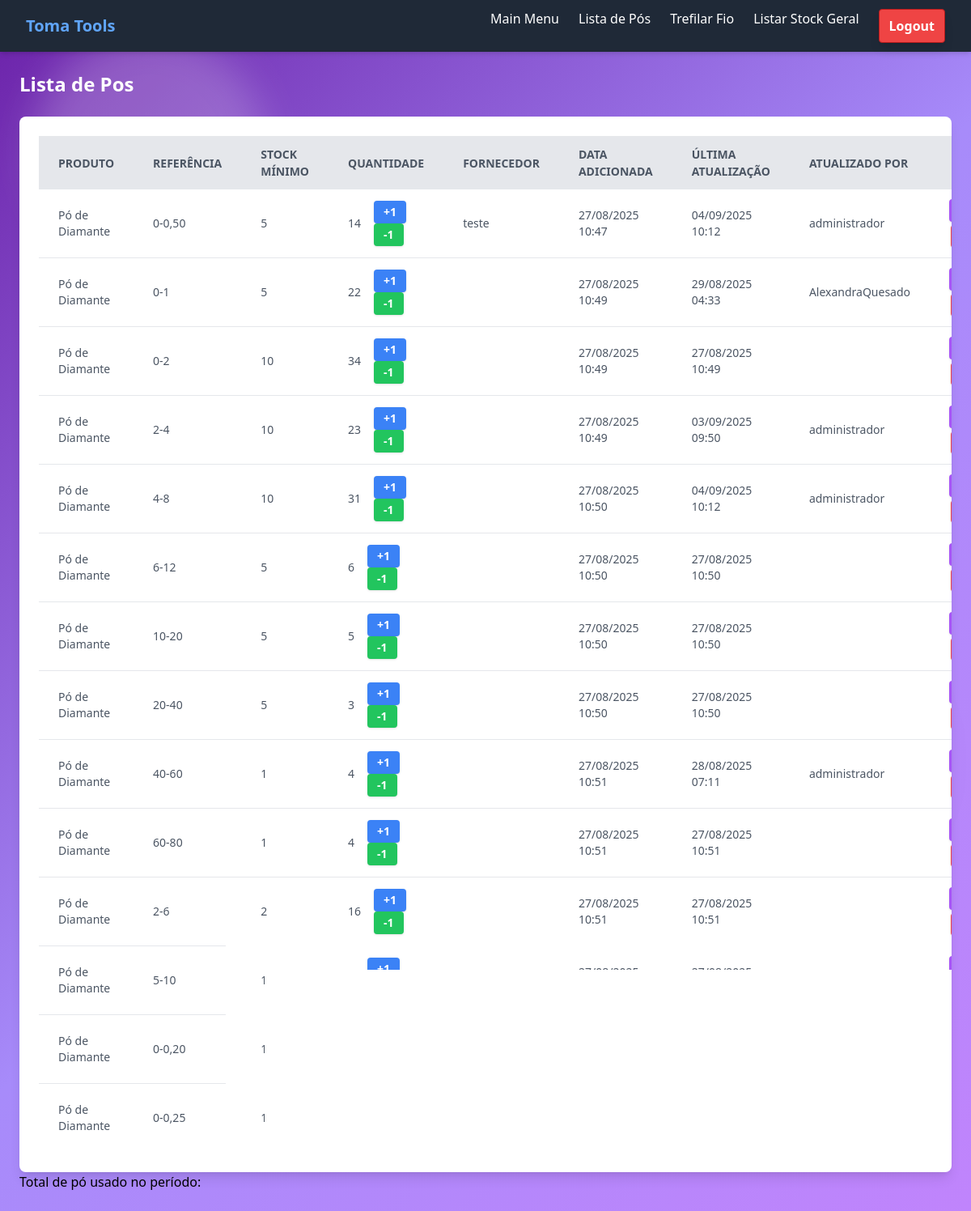
Page /listar_pos/ (signed in) on the committed database.
### management/models.py (models this page shows, shortened)
class Po(models.Model):
    reference_choices = [
        ('0-0,25', '0-0,25'),
        ('0-0,50', '0-0,50'),
        ('0-1', '0-1'),
        ('0-2', '0-2'),
        ('2-4', '2-4'),
        ('4-8', '4-8'),
        ('6-12', '6-12'),
        ('10-20', '10-20'),
        ('20-40', '20-40'),
        ('40-60', '40-60'),
        ('60-80', '60-80'),
        ('2-6', '2-6'),
        ('5-10', '5-10'),
        ('0-0,20', '0-0,20'),
    ]
    product = models.CharField(max_length=40, default='Pó de Diamante')
    reference = models.CharField(max_length=10, choices=reference_choices)
    min_stock = models.IntegerField()
    quantity = models.IntegerField()
    fornecedor = models.ForeignKey(Fornecedor, on_delete=models.CASCADE, null=True, blank=True)
    date_added = models.DateTimeField(auto_now_add=True)
    updated_at = models.DateTimeField(auto_now=True)
    user = models.ForeignKey(User, on_delete=models.CASCADE, null=True, blank=True)

class Fornecedor(models.Model):
    nome = models.CharField(max_length=40)
    ref_fornecedor = models.CharField(max_length=14, blank=True, null=True)
    email = models.EmailField(blank=True, null=True)
    telefone = models.CharField(max_length=15, blank=True, null=True)

### management/views.py (the view, shortened to what this page needs)
# urls.py: path('listar_pos/', views.listar_pos, name='listar_pos'),
def listar_pos(request):
    pos = Po.objects.all()
    fornecedor = Fornecedor.objects.all()
    today = now().date()
    filtro_data = request.GET.get('filtro_data')
    data_inicio = request.GET.get('data_inicio')
    data_fim = request.GET.get('data_fim')
    return render(request, 'management/listar_pos.html', {
        'pos': pos,
        'fornecedor': fornecedor,
        'filtro_data': filtro_data,
        'data_inicio': data_inicio,
        'data_fim': data_fim,
    })

### management/templates/management/listar_pos.html (shortened to what this page needs)
{% extends 'management/base.html' %}
{% load static %}
{% block content %}
<h1 class="text-2xl font-bold text-white mb-6">Lista de Pos</h1>
<div class="overflow-x-auto w-full max-w-7xl bg-white rounded-lg shadow-lg p-6">
    <table id="poTable" class="min-w-full table-auto">
        <thead>
            <tr class="bg-gray-200 text-gray-600 uppercase text-sm leading-normal">
                <th class="py-3 px-6 text-left">Produto</th>
                <th class="py-3 px-6 text-left">Referência</th>
                <th class="py-3 px-6 text-left">stock Mínimo</th>
                <th class="py-3 px-6 text-left">Quantidade</th>
                <th class="py-3 px-6 text-left">Fornecedor</th>
                <th class="py-3 px-6 text-left">Data Adicionada</th>
                <th class="py-3 px-6 text-left">Última Atualização</th>
                <th class="py-3 px-6 text-left">Atualizado por</th>
                <th class="py-3 px-6 text-center">Ações</th>
            </tr>
        </thead>
        <tbody class="text-gray-600 text-sm font-light">
            {% for po in pos %}
            <tr class="border-b border-gray-200 hover:bg-gray-100">
                <td class="py-3 px-6 text-left">{{ po.product }}</td>
                <td class="py-3 px-6 text-left">{{ po.reference }}</td>
                <td class="py-3 px-6 text-left">{{ po.min_stock }}</td>
                <td class="py-3 px-6 text-left">
                    <div class="flex items-center space-x-4">
                        <span class="font-medium">{{ po.quantity }}</span>
                        <form method="POST" class="inline-block">
                            <button type="submit" name="increment" class="bg-blue-500 hover:bg-blue-600 text-white font-semibold px-3 py-1 rounded shadow">+1</button>
                            <button type="submit" name="decrement" class="bg-green-500 hover:bg-green-600 text-white font-semibold px-3 py-1 rounded shadow">-1</button>
                        </form>
                    </div>
                </td>
                <td class="py-3 px-6 text-left">{{ po.fornecedor.nome }}</td>
                <td class="py-3 px-6 text-left">{{ po.date_added|date:"d/m/Y H:i" }}</td>
                <td class="py-3 px-6 text-left">{{ po.updated_at|date:"d/m/Y H:i" }}</td>
                <td class="py-3 px-6 text-left">{{ po.user.username }}</td>
                <td class="py-3 px-6 text-center">
                    <div class="flex flex-col items-center space-y-1">
                        <a href="{% url 'adicionar_po' po.id %}" class="bg-purple-500 hover:bg-purple-600 text-white font-semibold px-3 py-1 rounded shadow">Adicionar</a>
                    </div>
                </td>
            </tr>
            {% empty %}
            <tr>
                <td colspan="9" class="py-3 px-6 text-center">Nenhum pó encontrado.</td>
            </tr>
            {% endfor %}
        </tbody>
    </table>
</div>
<p>Total de pó usado no período: {{ quant_usada }}</p>
{% endblock %}

### rows in the picture
Po: product "Pó de Diamante", reference "0-0,50", min_stock "5", quantity "14", fornecedor.nome "teste", date_added "27/08/2025 10:47", updated_at "04/09/2025 10:12", user.username "administrador"
Po: product "Pó de Diamante", reference "0-1", min_stock "5", quantity "22", date_added "27/08/2025 10:49", updated_at "29/08/2025 04:33", user.username "AlexandraQuesado"
Po: product "Pó de Diamante", reference "0-2", min_stock "10", quantity "34", date_added "27/08/2025 10:49", updated_at "27/08/2025 10:49"
Po: product "Pó de Diamante", reference "2-4", min_stock "10", quantity "23", date_added "27/08/2025 10:49", updated_at "03/09/2025 09:50", user.username "administrador"
Po: product "Pó de Diamante", reference "4-8", min_stock "10", quantity "31", date_added "27/08/2025 10:50", updated_at "04/09/2025 10:12", user.username "administrador"
Po: product "Pó de Diamante", reference "6-12", min_stock "5", quantity "6", date_added "27/08/2025 10:50", updated_at "27/08/2025 10:50"
Po: product "Pó de Diamante", reference "10-20", min_stock "5", quantity "5", date_added "27/08/2025 10:50", updated_at "27/08/2025 10:50"
Po: product "Pó de Diamante", reference "20-40", min_stock "5", quantity "3", date_added "27/08/2025 10:50", updated_at "27/08/2025 10:50"
Po: product "Pó de Diamante", reference "40-60", min_stock "1", quantity "4", date_added "27/08/2025 10:51", updated_at "28/08/2025 07:11", user.username "administrador"
Po: product "Pó de Diamante", reference "60-80", min_stock "1", quantity "4", date_added "27/08/2025 10:51", updated_at "27/08/2025 10:51"
Po: product "Pó de Diamante", reference "2-6", min_stock "2", quantity "16", date_added "27/08/2025 10:51", updated_at "27/08/2025 10:51"
Po: product "Pó de Diamante", reference "5-10", min_stock "1", date_added "27/08/2025 10:51", updated_at "27/08/2025 10:51"
Po: product "Pó de Diamante", reference "0-0,20", min_stock "1"
Po: product "Pó de Diamante", reference "0-0,25", min_stock "10"
